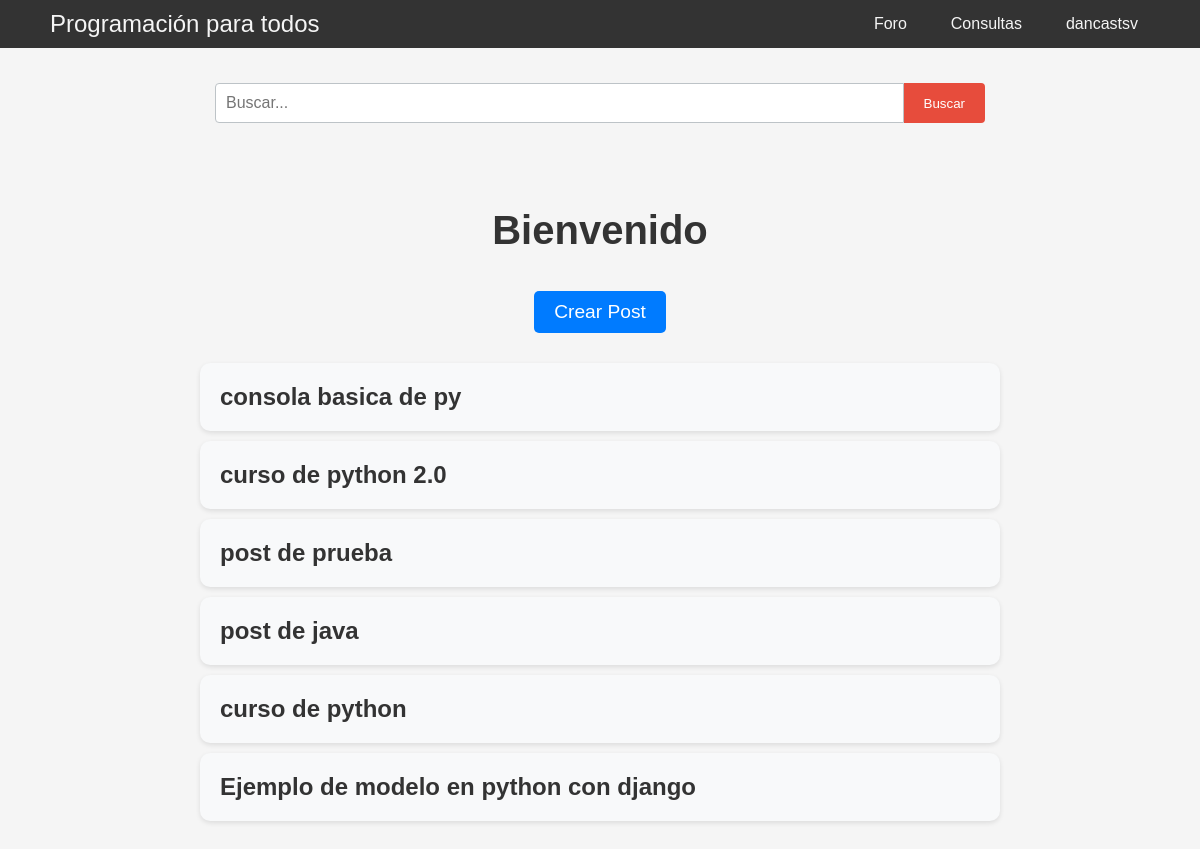
/foro/ (signed in), run on an earlier commit of the app's database.
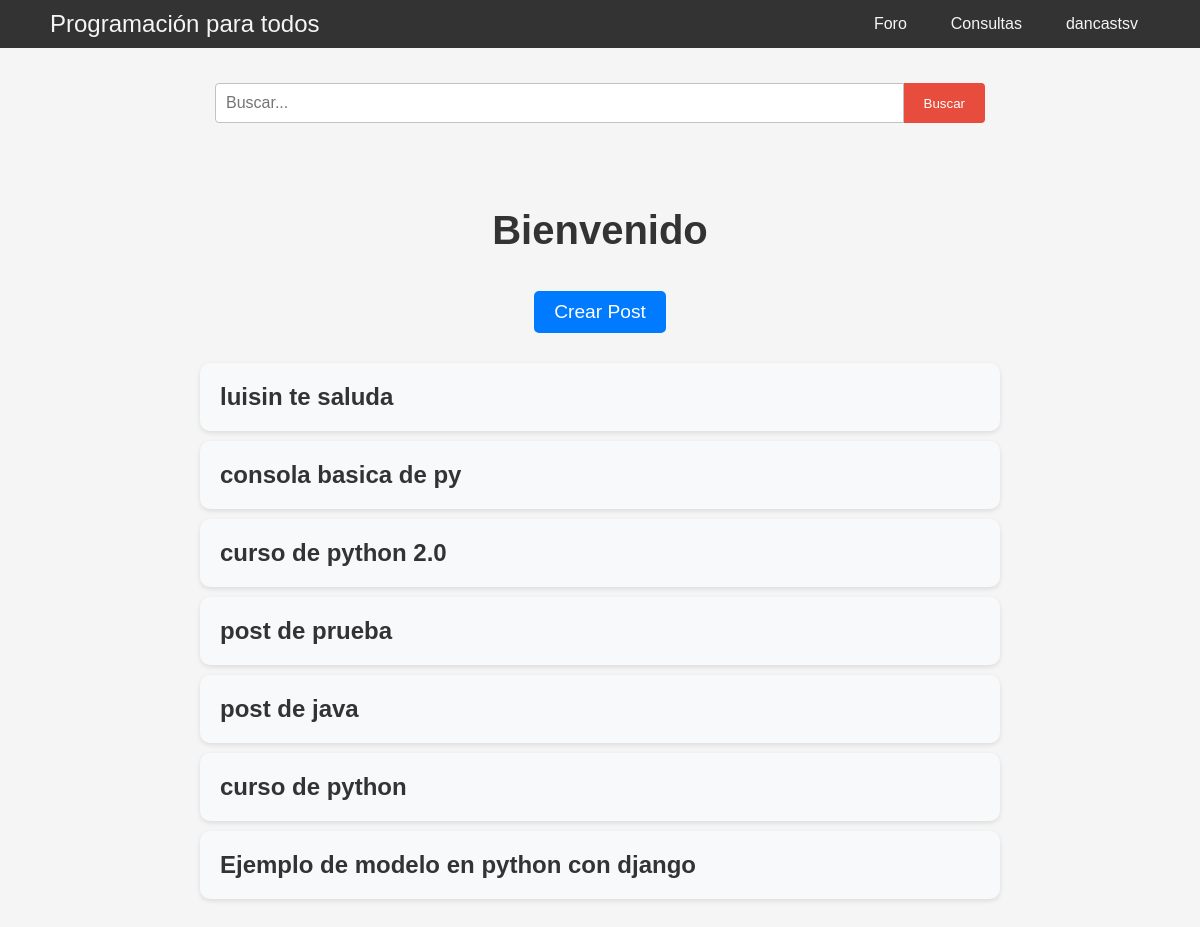
And on a later commit of the database.
### forum/models.py (models this page shows, shortened)
class Post(models.Model):
    title = models.CharField(max_length=100)
    slug = models.SlugField()
    created_on = models.DateTimeField(auto_now_add=True)
    content = RichTextField()
    image = models.ImageField(upload_to='imagenes', null=True, blank=True)  # Campo de imagen opcional
    likes = models.ManyToManyField(User, related_name='liked_posts')
    tags = models.ManyToManyField(Tag, related_name='posts')

### forum/views.py (the view)
# urls.py: path('foro/', views.foro, name='foro'),
@login_required
def foro(request):
    post = Post.objects.all().order_by('-id')
    return render(request, 'foro.html', {'post':post})

### forum/templates/foro.html (shortened to what this page needs)
{% extends "base.html" %}
{% load static %}
{% block content %}
  <link rel="stylesheet" href="{% static 'css/foro.css' %}">
  <div class="content">
    <h1 class="hxd">Bienvenido</h1>
    <br>
    <a href="{% url 'create_post' %}" class="button">Crear Post</a>
  </div>
  <section class="post-list">
    {% for publicacion in post %}
      <a href="{% url 'post_details' publicacion.id %}" class="post-link">
        <h2>{{ publicacion.title }}</h2>
      </a>
    {% endfor %}
  </section>
{% endblock content %}

What changed in the data, as far as the page shows it:
added Post: title "luisin te saluda"
